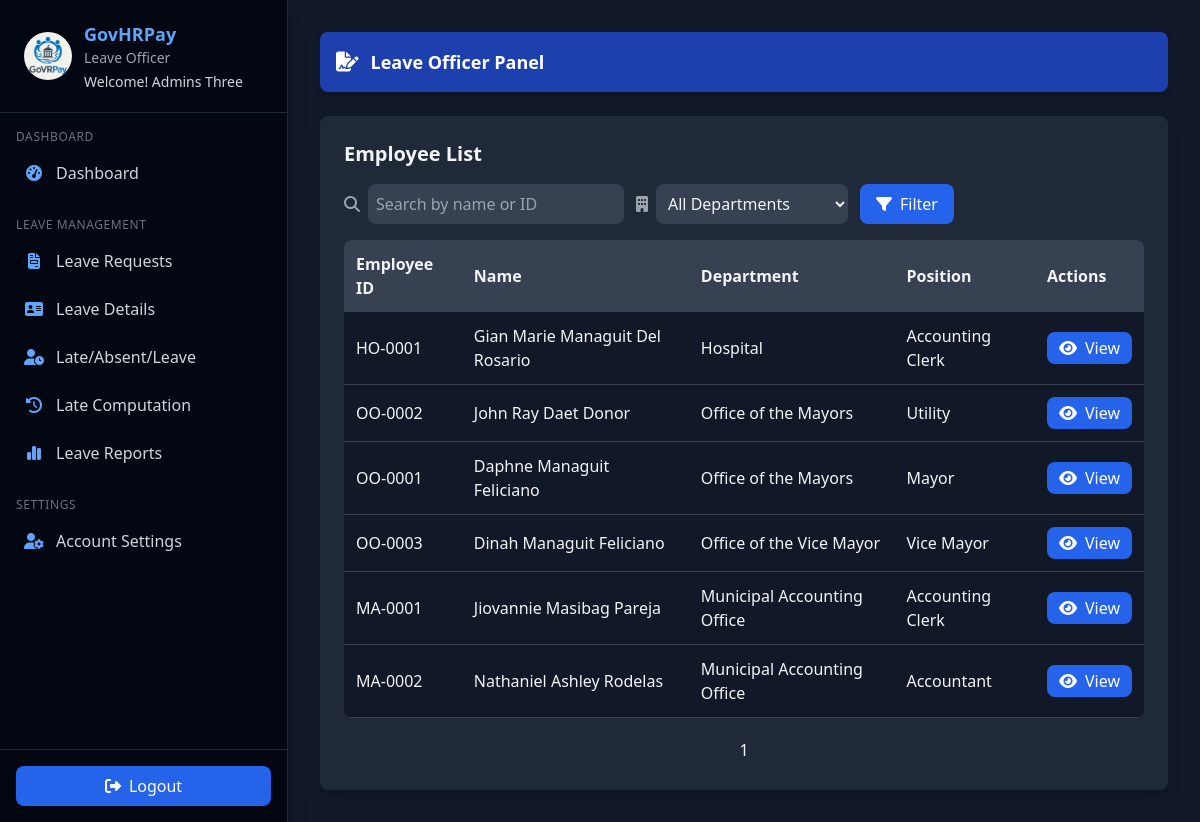
The app's page /hr/leave_officer/employees (signed in) with its own data.
### hr_system/hr/models/user.py (models this page shows, shortened)
class User(UserMixin, db.Model):
    id = db.Column(db.Integer, primary_key=True)
    email = db.Column(db.String(150), unique=True, nullable=False)
    password = db.Column(db.String(150), nullable=False)
    first_name = db.Column(db.String(100), nullable=False)
    last_name = db.Column(db.String(100), nullable=False)
    role = db.Column(db.String(50), nullable=False, default="employee")
    department_id = db.Column(
        db.Integer, db.ForeignKey('department.id', name='fk_user_department_id')
    )
    position = db.Column(db.String(100))
    active = db.Column(db.Boolean, default=True)
    created_at = db.Column(db.DateTime, default=datetime.utcnow)
    last_login = db.Column(db.DateTime)
    managed_department = db.relationship(
        "Department",
        back_populates="head",
        uselist=False,
        foreign_keys="[Department.head_id]"
    )
    employee_profile = db.relationship(
        "Employee",
        back_populates="user",
        uselist=False
    )
    approved_leaves = db.relationship(
        "Leave",
        back_populates="approver",
        lazy=True,
        foreign_keys="[Leave.approved_by]"
    )
    department = db.relationship(
        "Department",
        backref="users",
        foreign_keys=[department_id]
    )
    def get_full_name(self):
        return f"{self.first_name} {self.last_name}"

### hr_system/hr/models/hr_models.py (models this page shows, shortened)
class Employee(db.Model):
    __tablename__ = "employee"
    id = db.Column(db.Integer, primary_key=True)
    employee_id = db.Column(db.String(20), unique=True, nullable=False)
    user_id = db.Column(db.Integer, db.ForeignKey('user.id', name='fk_employee_user_id'), unique=True)
    department_id = db.Column(db.Integer, db.ForeignKey('department.id', name='fk_employee_department_id'))
    position_id = db.Column(db.Integer, db.ForeignKey('position.id', name='fk_employee_position_id'))
    first_name = db.Column(db.String(100), nullable=False)
    last_name = db.Column(db.String(100), nullable=False)
    middle_name = db.Column(db.String(100))
    email = db.Column(db.String(150), unique=True, nullable=False)
    phone = db.Column(db.String(20))
    barangay = db.Column(db.String(100))
    municipality = db.Column(db.String(100))
    province = db.Column(db.String(100))
    postal_code = db.Column(db.String(10))
    street_address = db.Column(db.String(255))
    salary = db.Column(db.Float)
    date_hired = db.Column(db.Date, nullable=False)
    date_of_birth = db.Column(db.Date)
    gender = db.Column(db.String(10))
    marital_status = db.Column(db.String(20))
    emergency_contact = db.Column(db.String(100))
    emergency_phone = db.Column(db.String(20))
    status = db.Column(db.String(20), default="Active")
    archived = db.Column(db.Boolean, default=False)
    archived_at = db.Column(db.DateTime)
    cs_eligibility = db.Column(db.String(50))
    created_at = db.Column(db.DateTime, default=datetime.utcnow)
    updated_at = db.Column(db.DateTime, default=datetime.utcnow, onupdate=datetime.utcnow)
    user = db.relationship("User", back_populates="employee_profile", uselist=False)
    department = db.relationship("Department", back_populates="employees", foreign_keys=[department_id])
    position = db.relationship("Position", back_populates="employees", foreign_keys=[position_id])
    attendances = db.relationship("Attendance", back_populates="employee", lazy=True)
    leaves = db.relationship("Leave", back_populates="employee", lazy=True)
    leave_credits = db.relationship("LeaveCredit", back_populates="employee", lazy=True)
    payrolls = db.relationship("Payroll", back_populates="employee", lazy=True)
    payslips = db.relationship("Payslip", back_populates="employee", lazy=True)
    employee_deductions = db.relationship("EmployeeDeduction", back_populates="employee", lazy=True, cascade="all, delete-orphan")
    employee_allowances = db.relationship("EmployeeAllowance", back_populates="employee", lazy=True, cascade="all, delete-orphan")
    employment_type_id = db.Column(db.Integer, db.ForeignKey("employment_type.id", name="fk_employee_employment_type_id"))
    employment_type = db.relationship("EmploymentType", back_populates="employees", foreign_keys=[employment_type_id])
    deductions = db.relationship(
        "Deduction",
        secondary="employee_deductions",
        viewonly=True,
        lazy="joined"
    )
    allowances = db.relationship(
        "Allowance",
        secondary="employee_allowances",
        viewonly=True,
        lazy="joined"
    )
    def get_full_name(self):
        return f"{self.first_name} {self.middle_name or ''} {self.last_name}".strip()

class Department(db.Model):
    __tablename__ = "department"
    id = db.Column(db.Integer, primary_key=True)
    name = db.Column(db.String(100), unique=True, nullable=False)
    description = db.Column(db.Text)
    head_id = db.Column(db.Integer, db.ForeignKey("user.id", name="fk_department_head_id"))
    created_at = db.Column(db.DateTime, default=datetime.utcnow)
    head = db.relationship("User", back_populates="managed_department", foreign_keys=[head_id])
    employees = db.relationship("Employee", back_populates="department", lazy=True)
    positions = db.relationship("Position", back_populates="department", lazy=True)

class Position(db.Model):
    __tablename__ = "position"
    id = db.Column(db.Integer, primary_key=True)
    name = db.Column(db.String(100), unique=True, nullable=False)
    description = db.Column(db.Text)
    department_id = db.Column(db.Integer, db.ForeignKey("department.id", name="fk_position_department_id"))
    department = db.relationship("Department", back_populates="positions", foreign_keys=[department_id])
    employees = db.relationship("Employee", back_populates="position", lazy=True)

### hr_system/hr/routes/leave_officer.py (the view)
@leave_officer_bp.route("/employees")
@login_required
@leave_officer_required
def employees():
    page = request.args.get("page", 1, type=int)
    search = request.args.get("search", "")
    department = request.args.get("department", "")
    query = Employee.query.filter_by(status="Active")
    if search:
        query = query.filter(
            (Employee.first_name.ilike(f"%{search}%"))
            | (Employee.last_name.ilike(f"%{search}%"))
            | (Employee.employee_id.ilike(f"%{search}%"))
        )
    if department:
        query = query.filter_by(department_id=department)
    query = query.order_by(Employee.last_name.asc(), Employee.first_name.asc())
    employees = query.paginate(page=page, per_page=10, error_out=False)
    departments = Department.query.all()
    return render_template(
        "hr/leave_officer/employees.html",
        employees=employees,
        search=search,
        selected_department=department,
        departments=departments,
    )

### hr_system/hr/__init__.py (called while the page is built)
@login_manager.user_loader
def load_user(user_id):
    return User.query.get(int(user_id))

### hr_system/hr/utils.py (called while the page is built)
def leave_officer_required(f):
    @wraps(f)
    def decorated_function(*args, **kwargs):
        if not current_user.is_authenticated or current_user.role not in ['hr_admin', 'officer', 'leave_officer']:
            return jsonify({'error': 'Leave Officer access required'}), 403
        return f(*args, **kwargs)
    return decorated_function

### templates/hr/leave_officer/employees.html (shortened to what this page needs)
{% extends 'hr/leave_officer/leave_base.html' %}
{% block content %}
<div class="bg-gray-800 p-6 rounded-lg shadow-lg">
  <h2 class="text-xl font-semibold mb-4">Employee List</h2>
  <form method="GET" class="flex flex-col md:flex-row items-start md:items-center gap-3 mb-4">
    <div class="flex items-center gap-2 w-full md:w-auto">
      <i class="fa-solid fa-magnifying-glass text-gray-400"></i>
      <input type="text" name="search" value="{{ search }}" placeholder="Search by name or ID"
             class="p-2 rounded-lg bg-gray-700 text-gray-100 focus:outline-none focus:ring-2 focus:ring-blue-500 w-full md:w-64">
    </div>
    <div class="flex items-center gap-2 w-full md:w-auto">
      <i class="fa-solid fa-building text-gray-400"></i>
      <select name="department" class="p-2 rounded-lg bg-gray-700 text-gray-100 focus:outline-none focus:ring-2 focus:ring-blue-500 w-full md:w-48">
        <option value="">All Departments</option>
      </select>
    </div>
    <button type="submit" class="flex items-center gap-2 bg-blue-600 hover:bg-blue-700 text-white px-4 py-2 rounded-lg">
      <i class="fa-solid fa-filter"></i> Filter
    </button>
  </form>
  <div class="overflow-x-auto">
    <table class="min-w-full bg-gray-900 text-gray-100 rounded-lg overflow-hidden">
      <thead class="bg-gray-700">
        <tr>
          <th class="p-3 text-left">Employee ID</th>
          <th class="p-3 text-left">Name</th>
          <th class="p-3 text-left">Department</th>
          <th class="p-3 text-left">Position</th>
          <th class="p-3 text-left">Actions</th>
        </tr>
      </thead>
      <tbody>
        {% for emp in employees.items %}
        <tr class="border-b border-gray-700">
          <td class="p-3">{{ emp.employee_id }}</td>
          <td class="p-3">{{ emp.get_full_name() }}</td>
          <td class="p-3">{{ emp.department.name if emp.department else '-' }}</td>
          <td class="p-3">{{ emp.position.name if emp.position else '-' }}</td>
          <td class="p-3">
            <a href="{{ url_for('leave_officer.view_employee', employee_id=emp.id) }}"
               class="inline-flex items-center gap-2 bg-blue-600 hover:bg-blue-700 text-white px-3 py-1 rounded-lg">
               <i class="fa-solid fa-eye"></i> View
            </a>
          </td>
        </tr>
        {% else %}
        <tr>
          <td colspan="5" class="p-3 text-center text-gray-400">No employees found.</td>
        </tr>
        {% endfor %}
      </tbody>
    </table>
  </div>
  <div class="mt-4 flex justify-center gap-2">
    <span class="px-3 py-1 bg-gray-800 rounded">{{ employees.page }}</span>
  </div>
</div>
{% endblock %}

### templates/hr/leave_officer/leave_base.html (shortened to what this page needs)
<!DOCTYPE html>
<html lang="en">
  <head>
    <script src="https://cdn.tailwindcss.com"></script>
    <link
      rel="stylesheet"
      href="https://cdnjs.cloudflare.com/ajax/libs/font-awesome/6.5.2/css/all.min.css"
    />
  </head>
  <body class="bg-gray-900 text-gray-100 flex flex-col md:flex-row min-h-screen font-sans">
    <aside id="sidebar"
      class="bg-gray-950 text-white w-64 sm:w-72 flex-shrink-0 fixed md:static inset-y-0 left-0
             transform -translate-x-full md:translate-x-0 transition-transform duration-300 z-30
             flex flex-col justify-between border-r border-gray-800 shadow-xl">
      <div class="overflow-y-auto flex-grow">
        <div class="flex items-center gap-3 px-6 py-5 border-b border-gray-800 sticky top-0 bg-gray-950 z-10">
          <img src="{{ url_for('leave_officer.static', filename='img/logo2.avif') }}"
               class="w-12 h-12 rounded-full object-cover">
          <div>
            <h2 class="text-lg font-semibold text-blue-400">GovHRPay</h2>
            <p class="text-sm text-gray-400">Leave Officer</p>
            <p class="text-sm text-gray-300 mt-1">
              Welcome! <span class="font-medium">{{ current_user.get_full_name() }}</span>
            </p>
          </div>
        </div>
        <nav class="mt-4 px-4 text-gray-300 space-y-6">
          <div>
            <h3 class="text-xs uppercase tracking-wider text-gray-500 mb-2">
              Dashboard
            </h3>
            <ul class="space-y-2">
              <li>
                <a href="{{ url_for('leave_officer.leave_dashboard') }}"
                   class="flex items-center gap-3 p-2 rounded-lg hover:bg-blue-700/40 transition">
                  <i class="fa-solid fa-gauge-high text-blue-400 w-5 text-center"></i>
                  <span>Dashboard</span>
                </a>
              </li>
            </ul>
          </div>
          <div>
            <h3 class="text-xs uppercase tracking-wider text-gray-500 mb-2">
              Leave Management
            </h3>
            <ul class="space-y-2">
              <li>
                <a href="{{ url_for('leave_officer.view_leaves') }}"
                   class="flex items-center gap-3 p-2 rounded-lg hover:bg-blue-700/40 transition">
                  <i class="fa-solid fa-file-invoice text-blue-400 w-5 text-center"></i>
                  <span>Leave Requests</span>
                </a>
              </li>
              <li>
                <a href="{{url_for('leave_officer.employees')}}"
                   class="flex items-center gap-3 p-2 rounded-lg hover:bg-blue-700/40 transition">
                  <i class="fa-solid fa-address-card text-blue-400 w-5 text-center"></i>
                  <span>Leave Details</span>
                </a>
              </li>
             <li>
                <a href="{{ url_for('leave_officer.attendance') }}"
                   class="flex items-center gap-3 p-2 rounded-lg hover:bg-blue-700/40 transition">
                  <i class="fa-solid fa-user-clock text-blue-400 w-5 text-center"></i>
                  <span>Late/Absent/Leave</span>
                </a>
              </li>
              <li>
                <a href="{{ url_for('leave_officer.late_computation') }}"
                   class="flex items-center gap-3 p-2 rounded-lg hover:bg-blue-700/40 transition">
                  <i class="fa-solid fa-clock-rotate-left text-blue-400 w-5 text-center"></i>
                  <span>Late Computation</span>
                </a>
              </li>
              <li>
                <a href="{{ url_for('leave_officer.leave_report') }}"
                   class="flex items-center gap-3 p-2 rounded-lg hover:bg-blue-700/40 transition">
                  <i class="fa-solid fa-chart-simple text-blue-400 w-5 text-center"></i>
                  <span>Leave Reports</span>
                </a>
              </li>
            </ul>
          </div>
          <div>
            <h3 class="text-xs uppercase tracking-wider text-gray-500 mb-2">
              Settings
            </h3>
            <ul class="space-y-2">
              <li>
                <a href="{{ url_for('leave_officer.profile') }}"
                   class="flex items-center gap-3 p-2 rounded-lg hover:bg-blue-700/40 transition">
                  <i class="fa-solid fa-user-gear text-blue-400 w-5 text-center"></i>
                  <span>Account Settings</span>
                </a>
              </li>
            </ul>
          </div>
        </nav>
      </div>
      <div class="p-4 border-t border-gray-800">
        <button id="logoutBtn"
          class="flex items-center gap-2 w-full justify-center py-2 rounded-lg
                 bg-blue-600 hover:bg-blue-700 transition">
          <i class="fa-solid fa-right-from-bracket"></i> Logout
        </button>
      </div>
    </aside>
    <main class="flex-1 p-4 sm:p-6 md:p-8 overflow-y-auto bg-gray-900">
      <div class="bg-blue-800 text-white rounded-lg p-4 mb-6 hidden md:flex items-center gap-3 shadow-md">
        <i class="fa-solid fa-file-signature text-xl"></i>
        <h1 class="text-lg font-semibold">Leave Officer Panel</h1>
      </div>
      {% block content %}{% endblock %}
    </main>
  </body>
</html>

### records on screen
User: get_full_name "Admins Three"
Employee: employee_id "HO-0001", get_full_name "Gian Marie Managuit Del Rosario", department "Hospital", position "Accounting Clerk"
Employee: employee_id "OO-0002", get_full_name "John Ray Daet Donor", department "Office of the Mayors", position "Utility"
Employee: employee_id "OO-0001", get_full_name "Daphne Managuit Feliciano", department "Office of the Mayors", position "Mayor"
Employee: employee_id "OO-0003", get_full_name "Dinah Managuit Feliciano", department "Office of the Vice Mayor", position "Vice Mayor"
Employee: employee_id "MA-0001", get_full_name "Jiovannie Masibag Pareja", department "Municipal Accounting Office", position "Accounting Clerk"
Employee: employee_id "MA-0002", get_full_name "Nathaniel Ashley Rodelas", department "Municipal Accounting Office", position "Accountant"

### other values on screen
{{ employees.page }} "1"
